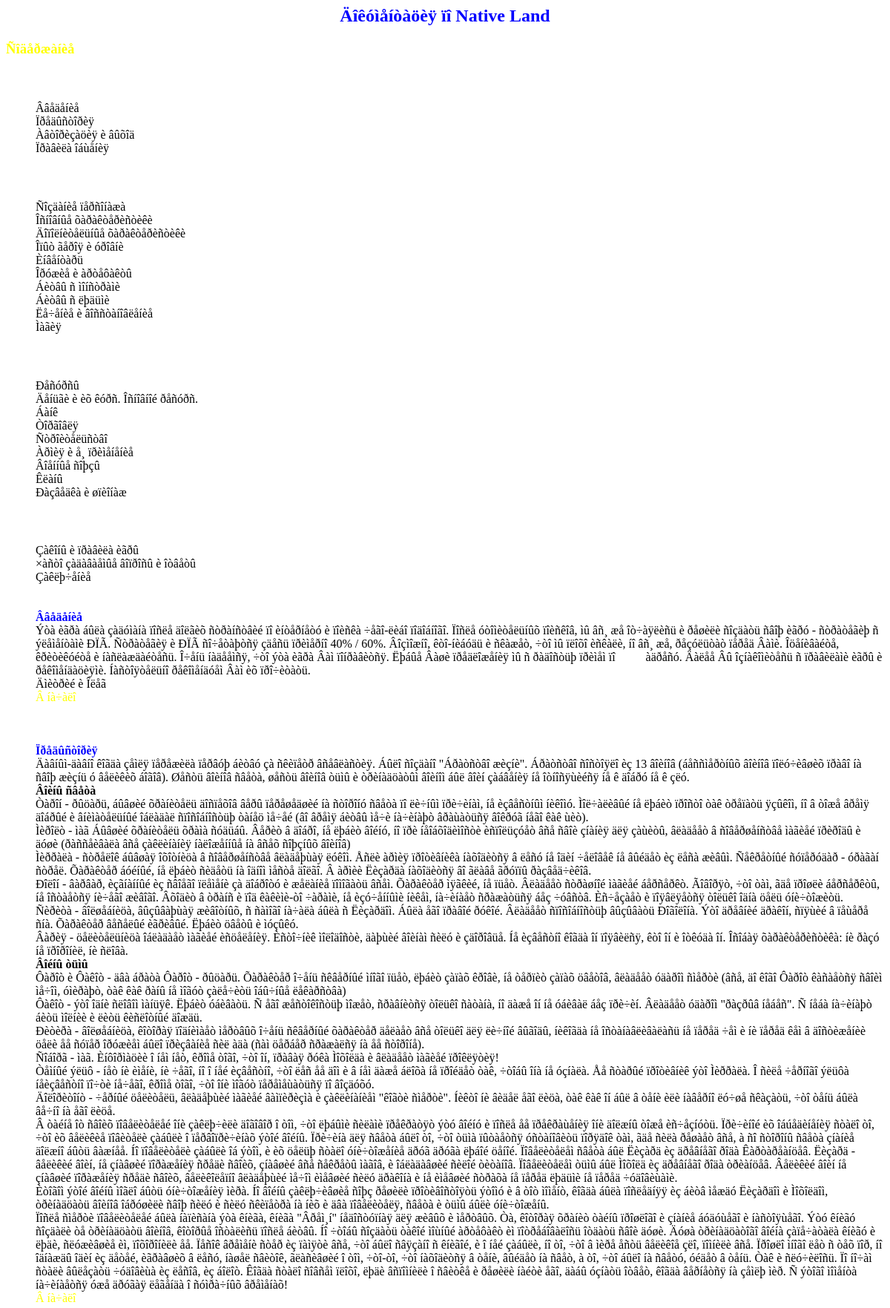
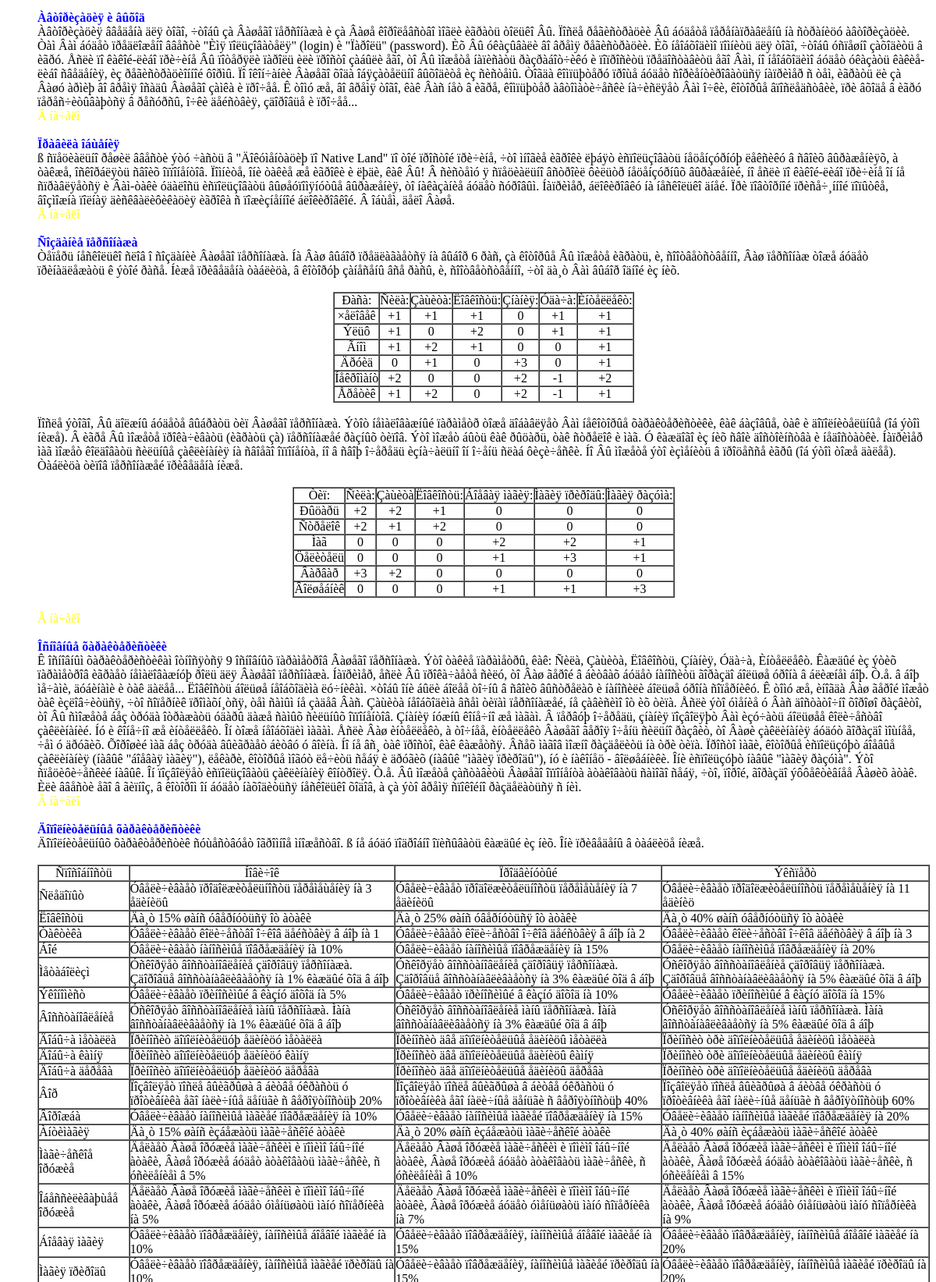
/help.php (upper part), run on the app's committed database (2 pictures, top to bottom).
### tables this page shows
CREATE TABLE additional (
  num text,
  name text,
  effect text,
  level1 text,
  level2 text,
  level3 text,
  img text,
  desc1 text,
  desc2 text,
  desc3 text
) TYPE=MyISAM;

### help.php (the view, shortened to what this page needs)
<link rel='stylesheet' type='text/css' href='docstyle.css'/>
<body background="images/back.jpe">
<center><h2><font color=blue>Äîêóìåíòàöèÿ ïî Native Land</font></h2></center>
<h3><font color=yellow>Ñîäåðæàíèå</font></h3>
<dd><h4><font color=white>Ââîäíàÿ ÷àñòü</font></h4>
<dd><dd><a href="#intro">Ââåäåíèå</a><br>
<dd><dd><a href="#history">Ïðåäûñòîðèÿ</a><br>
<dd><dd><a href="#enter">Àâòîðèçàöèÿ è âûõîä</a><br>
<dd><dd><a href="#rules">Ïðàâèëà îáùåíèÿ</a><br>
<dd><h4><font color=white>Ýëåìåíòû ÐÏÃ. Âàø ïåðñîíàæ</font></h4>
<dd><dd><a href="#create">Ñîçäàíèå ïåðñîíàæà</a><br>
<dd><dd><a href="#main">Îñíîâíûå õàðàêòåðèñòèêè</a><br>
<dd><dd><a href="#add">Äîïîëíèòåëüíûå õàðàêòåðèñòèêè</a><br>
<dd><dd><a href="#expa">Îïûò ãåðîÿ è óðîâíè</a><br>
<dd><dd><a href="#inv">Èíâåíòàðü</a><br>
<dd><dd><a href="#weapons">Îðóæèå è àðòåôàêòû</a><br>
<dd><dd><a href="#battles">Áèòâû ñ ìîíñòðàìè</a><br>
<dd><dd><a href="#vspeople">Áèòâû ñ ëþäüìè</a><br>
<dd><dd><a href="#respawn">Ëå÷åíèå è âîññòàíîâëåíèå</a><br>
<dd><dd><a href="#magic">Ìàãèÿ</a><br>
<dd><h4><font color=white>Ýëåìåíòû ñòðàòåãèè. Âàøå êîðîëåâñòâî</font></h4>
<dd><dd><a href="#resources">Ðåñóðñû</a><br>
<dd><dd><a href="#money">Äåíüãè è èõ êóðñ. Îñíîâíîé ðåñóðñ.</a><br>
<dd><dd><a href="#bank">Áàíê</a><br>
<dd><dd><a href="#trade">Òîðãîâëÿ</a><br>
<dd><dd><a href="#build">Ñòðîèòåëüñòâî</a><br>
<dd><dd><a href="#army">Àðìèÿ è å¸ ïðèìåíåíèå</a><br>
<dd><dd><a href="#unions">Âîåííûå ñîþçû</a><br>
<dd><dd><a href="#clans">Êëàíû</a><br>
<dd><dd><a href="#spy">Ðàçâåäêà è øïèîíàæ</a><br>
<dd><h4><font color=white>Çàâåðøàþùàÿ ÷àñòü</font></h4>
<dd><dd><a href="#mustdo">Çàêîíû è ïðàâèëà èãðû</a><br>
<dd><dd><a href="#faq">×àñòî çàäàâàåìûå âîïðîñû è îòâåòû</a><br>
<dd><dd><a href="#outro">Çàêëþ÷åíèå</a><br>
<br><br>
<A NAME="INTRO"><b><font color=blue>Ââåäåíèå</font></b></A><br>
<dd>Ýòà èãðà áûëà çàäóìàíà ïîñëå äîëãèõ ñòðàíñòâèé ïî èíòåðíåòó è ïîèñêà ÷åãî-ëèáî ïîäîáíîãî. Ïîñëå óòîìèòåëüíûõ ïîèñêîâ, ìû âñ¸ æå îò÷àÿëèñü è ðåøèëè ñîçäàòü ñâîþ èãðó - ñòðàòåãèþ ñ ýëåìåíòàìè ÐÏÃ. Ñòðàòåãèÿ è ÐÏÃ ñî÷åòàþòñÿ çäåñü ïðèìåðíî 40% / 60%. Âîçìîæíî, êòî-íèáóäü è ñêàæåò, ÷òî ìû ïëîõî èñêàëè, íî âñ¸ æå, ðåçóëüòàò ïåðåä Âàìè. Îöåíèâàéòå, êðèòèêóéòå è íàñëàæäàéòåñü. Î÷åíü íàäååìñÿ, ÷òî ýòà èãðà Âàì ïîíðàâèòñÿ. Ëþáûå Âàøè ïðåäëîæåíèÿ ìû ñ ðàäîñòüþ ïðèìåì ïî <a href="mailto:dima_eliseev@users.mns.ru"><font color=white>ýòîìó</font></a> àäðåñó. Äàëåå Âû îçíàêîìèòåñü ñ ïðàâèëàìè èãðû è ðåêîìåíäàöèÿìè. Íàñòîÿòåëüíî ðåêîìåíäóåì Âàì èõ ïðî÷èòàòü.<br><dd><dd><dd><dd><dd><dd><dd><dd><dd><dd><dd><dd>Äìèòðèé è Îëåã<br>
<a href="#begin"><font color=yellow>Â íà÷àëî</font></a><br><br>
<br><br>
<A NAME="HISTORY"><b><font color=blue>Ïðåäûñòîðèÿ</font></b></A><br>
<dd>Äàâíûì-äàâíî êîãäà çåìëÿ ïåðåæèëà ïåðâóþ áèòâó çà ñêèïåòð âñåâëàñòèÿ. Áûëî ñîçäàíî "Áðàòñòâî æèçíè". Áðàòñòâî ñîñòîÿëî èç 13 âîèíîâ (áåññìåðòíûõ âîèíîâ ïîëó÷èâøèõ ïðàâî íà ñâîþ æèçíü ó âåëèêèõ áîãîâ). Øåñòü âîèíîâ ñâåòà, øåñòü âîèíîâ òüìû è òðèíàäöàòûì âîèíîì áûë âîèí çàáâåíèÿ íå îòíîñÿùèéñÿ íå ê äîáðó íå ê çëó.
<br>
<dd><dd><b>Âîèíû ñâåòà</b>
<dd>Òàðîí - ðûöàðü, áûâøèé õðàíèòåëü äîñïåõîâ âåðû ïåðåøåäøèé íà ñòîðîíó ñâåòà ïî ëè÷íûì ïðè÷èíàì, íå èçâåñòíûì íèêîìó. Ìîë÷àëèâûé íå ëþáèò ïðîñòî òàê òðåïàòü ÿçûêîì, íî â òîæå âðåìÿ äîáðûé è âíèìàòåëüíûé îáëàäàë ñïîñîáíîñòüþ òàíåö ìå÷åé (âî âðåìÿ áèòâû ìå÷è íà÷èíàþò âðàùàòüñÿ âîêðóã íåãî êàê ùèò).
<dd>Ìèðîëò - ìàã Áûâøèé õðàíèòåëü õðàìà ñóäüáû. Âåðèò â äîáðî, íå ëþáèò âîéíó, íî ïðè íåîáõîäèìîñòè èñïîëüçóåò âñå ñâîè çíàíèÿ äëÿ çàùèòû, âëàäååò â ñîâåðøåíñòâå ìàãèåé ïðèðîäû è äóøè (ðàññåèâàëà âñå çàêëèíàíèÿ íàëîæåííûå íà âñåõ ñîþçíûõ âîèíîâ)
<dd>Ìèððàëà - ñòðåëîê áûâøàÿ îõîòíèöà â ñîâåðøåíñòâå âëàäåþùàÿ ëóêîì. Åñëè àðìèÿ ïðîòèâíèêà íàõîäèòñÿ â ëåñó íå îäèí ÷åëîâåê íå âûéäåò èç ëåñà æèâûì. Ñåêðåòíûé ñóïåðóäàð - óðàãàí ñòðåë. Õàðàêòåð áóéíûé, íå ëþáèò ñèäåòü íà îäíîì ìåñòå äîëãî. Â àðìèè Ëèçàðäà íàõîäèòñÿ âî ãëàâå ãðóïïû ðàçâåä÷èêîâ.
<dd>Ðîëîí - âàðâàð, èçãíàííûé èç ñâîåãî ïëåìåíè çà äîáðîòó è æåëàíèå ïîìîãàòü âñåì. Õàðàêòåð ìÿãêèé, íå ïüåò. Âëàäååò ñòðàøíîé ìàãèåé áåðñåðêò. Ãîâîðÿò, ÷òî òàì, ãäå ïðîøëè áåðñåðêòû, íå îñòàåòñÿ íè÷åãî æèâîãî. Âõîäèò â òðàíñ è ïîä êàêèìè-òî ÷àðàìè, íå èçó÷åííûìè íèêåì, íà÷èíàåò ñðàæàòüñÿ áåç ÷óâñòâ. Èñ÷åçàåò è ïîÿâëÿåòñÿ òîëüêî îäíà öåëü óíè÷òîæèòü.
<dd>Ñèðèòà - âîëøåáíèöà, âûçûâàþùàÿ æèâîòíûõ, ñ ñàìîãî íà÷àëà áûëà ñ Ëèçàðäîì. Áûëà åãî ïðàâîé ðóêîé. Âëàäååò ñïîñîáíîñòüþ âûçûâàòü Ðîãîëîíà. Ýòî äðåâíèé äðàêîí, ñïÿùèé â ïåùåðå ñíà. Õàðàêòåð âåñåëûé èãðèâûé. Ëþáèò öâåòû è ìóçûêó.
<dd>Âàðèÿ - öåëèòåëüíèöà îáëàäàåò ìàãèåé èñöåëåíèÿ. Èñòî÷íèê ìîëîäîñòè, äàþùèé âîèíàì ñèëó è çäîðîâüå. Íå èçâåñòíî êîãäà îí ïîÿâèëñÿ, êòî îí è îòêóäà îí. Îñîáàÿ õàðàêòåðèñòèêà: íè ðàçó íå ïðîðîíèë, íè ñëîâà.
<br>
<dd><dd><b>Âîéíû òüìû</b>
<dd>Ôàðîò è Ôàêîò - äâà áðàòà Ôàðîò - ðûöàðü. Õàðàêòåð î÷åíü ñêâåðíûé ìíîãî ïüåò, ëþáèò çàïàõ êðîâè, íå òåðïèò çàïàõ öâåòîâ, âëàäååò óäàðîì ñìåðòè (âñå, äî êîãî Ôàðîò êàñàåòñÿ ñâîèì ìå÷îì, óìèðàþò, òàê êàê ðàíû íå ìîãóò çàëå÷èòü îáû÷íûå ëåêàðñòâà)
<dd>Ôàêîò - ýòî îäíè ñëîâîì ìàíüÿê. Ëþáèò óáèâàòü. Ñ åãî æåñòîêîñòüþ ìîæåò, ñðàâíèòñÿ òîëüêî ñàòàíà, íî äàæå îí íå óáèâàë áåç ïðè÷èí. Âëàäååò óäàðîì "ðàçðûâ íåáåñ". Ñ íåáà íà÷èíàþò áèòü ìîëíèè è ëèòü êèñëîòíûé äîæäü.
<dd>Ðèòèðà - âîëøåáíèöà, êîòîðàÿ ïîäíèìàåò ìåðòâûõ î÷åíü ñêâåðíûé õàðàêòåð äåëàåò âñå òîëüêî äëÿ ëè÷íîé âûãîäû, íèêîãäà íå îñòàíàâëèâàëàñü íå ïåðåä ÷åì è íè ïåðåä êåì â äîñòèæåíèè öåëè åå ñóïåð îðóæèåì áûëî ïðèçâàíèå ñèë àäà (ñàì öåðáåð ñðàæàëñÿ íà åå ñòîðîíå).
<dd>Ñîáîðã - ìàã. Èíôîðìàöèè î íåì íåò, êðîìå òîãî, ÷òî îí, ïðàâàÿ ðóêà Ìîõîëäà è âëàäååò ìàãèåé ïðîêëÿòèÿ!
<dd>Òåìíûé ýëüô - íåò íè èìåíè, íè ÷åãî, íî î íåé èçâåñòíî, ÷òî ëåñ åå äîì è â íåì äàæå áëîõà íå ïðîéäåò òàê, ÷òîáû îíà íå óçíàëà. Åå ñòàðûé ïðîòèâíèê ýòî Ìèððàëà. Î ñèëå ÷åðíîãî ýëüôà íåèçâåñòíî ïî÷òè íå÷åãî, êðîìå òîãî, ÷òî îíè ìîãóò ïåðåìåùàòüñÿ ïî âîçäóõó.
<dd>Äîëîðèòîíò - ÷åðíûé öåëèòåëü, âëàäåþùèé ìàãèåé âàìïèðèçìà è çàêëèíàíèåì "êîãòè ñìåðòè". Íèêòî íè âèäåë åãî ëèöà, òàê êàê îí áûë â òåíè èëè íàâåðíî ëó÷øå ñêàçàòü, ÷òî òåíü áûëà âå÷íî íà åãî ëèöå.
<br>
<dd>Â òàéíå îò ñâîèõ ïîâåëèòåëåé îíè çàêëþ÷èëè äîãîâîð î òîì, ÷òî ëþáûìè ñèëàìè ïðåêðàòÿò ýòó âîéíó è ïîñëå åå ïðåêðàùåíèÿ îíè äîëæíû òîæå èñ÷åçíóòü. Ïðè÷èíîé èõ îáúåäèíåíèÿ ñòàëî òî, ÷òî èõ âåëèêèå ïîâèòåëè çàáûëè î ïåðâîïðè÷èíàõ ýòîé âîéíû. Ïðè÷èíà äëÿ ñâåòà áûëî òî, ÷òî òüìà ïûòàåòñÿ óñòàíîâèòü ïîðÿäîê òàì, ãäå ñèëà ðåøàåò âñå, à ñî ñòîðîíû ñâåòà çíàíèå äîëæíî áûòü âàæíåå. Íî ïîâåëèòåëè çàáûëè îá ýòîì, è èõ öåëüþ ñòàëî óíè÷òîæåíèå äðóã äðóãà ëþáîé öåíîé. Ïîâåëèòåëåì ñâåòà áûë Ëèçàðä èç äðåâíåãî ðîäà Êàðòàðåàíöåâ. Ëèçàðä - âåëèêèé âîèí, íå çíàâøèé ïîðàæåíèÿ ñðåäè ñâîèõ, çíàâøèé âñå ñåêðåòû ìàãîâ, è îáëàäàâøèé ñèëîé òèòàíîâ. Ïîâåëèòåëåì òüìû áûë Ìîõîëä èç äðåâíåãî ðîäà òðèàíöåâ. Âåëèêèé âîèí íå çíàâøèé ïîðàæåíèÿ ñðåäè ñâîèõ, âåëèêîëåïíî âëàäåþùèé ìå÷îì èìåâøèé ñèëó äðàêîíà è íå èìåâøèé ñòðàõà íå ïåðåä ëþäüìè íå ïåðåä ÷óäîâèùàìè.
<dd>Èòîãîì ýòîé âîéíû ìîãëî áûòü óíè÷òîæåíèÿ ìèðà. Íî âîéíû çàêëþ÷èâøèå ñîþç ðåøèëè ïðîòèâîñòîÿòü ýòîìó è â òîò ìîìåíò, êîãäà áûëà ïîñëåäíÿÿ èç áèòâ ìåæäó Ëèçàðäîì è Ìîõîëäîì, òðèíàäöàòü âîèíîâ îáðóøèëè ñâîþ ñèëó è ñèëó ñêèïåòðà íà íèõ è äâà ïîâåëèòåëÿ, ñâåòà è òüìû áûëè óíè÷òîæåíû.
<dd>Ïîñëå ñìåðòè ïîâåëèòåëåé áûëà íàïèñàíà ýòà êíèãà, êíèãà "Âðåì¸í" íåäîñòóïíàÿ äëÿ æèâûõ è ìåðòâûõ. Òà, êîòîðàÿ õðàíèò òàéíû ïðîøëîãî è çíàíèå áóäóùåãî è íàñòîÿùåãî. Ýòó êíèãó ñîçäàëè òå òðèíàäöàòü âîèíîâ, êîòîðûå îñòàëèñü ïîñëå áèòâû. Íî ÷òîáû ñîçäàòü òàêîé ìîùíûé àðòåôàêò èì ïîòðåáîâàëîñü îòäàòü ñâîè äóøè. Äóøà òðèíàäöàòîãî âîéíà çàïå÷àòàëà êíèãó è ëþäè, ñëóæèâøèå èì, ïîõîðîíèëè åå. Ïåñîê âðåìåíè ñòåð èç ïàìÿòè âñå, ÷òî áûëî ñâÿçàíî ñ êíèãîé, è î íåé çàáûëè, íî òî, ÷òî â ìèðå åñòü âåëèêîå çëî, ïîìíèëè âñå. Ïðîøëî ìíîãî ëåò ñ òåõ ïîð, íî îäíàæäû îäèí èç äåòåé, èãðàâøèõ â ëåñó, íàøåë ñâèòîê, ãëàñèâøèé î òîì, ÷òî-òî, ÷òî íàõîäèòñÿ â òåíè, âûéäåò íà ñâåò, à òî, ÷òî áûëî íà ñâåòó, óéäåò â òåíü. Òàê è ñëó÷èëîñü. Ïî íî÷àì ñòàëè âûëåçàòü ÷óäîâèùà èç ëåñîâ, èç áîëîò. Êîãäà ñòàëî ñîâñåì ïëîõî, ëþäè âñïîìíèëè î ñâèòêå è ðåøèëè íàéòè åãî, äàáû óçíàòü îòâåò, êîãäà âåðíåòñÿ íà çåìëþ ìèð. Ñ ýòîãî ìîìåíòà íà÷èíàåòñÿ óæå äðóãàÿ ëåãåíäà î ñóìðà÷íûõ âðåìåíàõ!<br>
<a href="#begin"><font color=yellow>Â íà÷àëî</font></a><br><br>
<A NAME="ENTER"><b><font color=blue>Àâòîðèçàöèÿ è âûõîä</font></b></A><br>
<dd>Àâòîðèçàöèÿ ââåäåíà äëÿ òîãî, ÷òîáû çà Âàøåãî ïåðñîíàæà è çà Âàøå êîðîëåâñòâî ìîãëè èãðàòü òîëüêî Âû. Ïîñëå ðåãèñòðàöèè Âû áóäåòå ïåðåíàïðàâëåíû íà ñòðàíèöó àâòîðèçàöèè. Òàì Âàì áóäåò ïðåäëîæåíî ââåñòè "Èìÿ ïîëüçîâàòåëÿ" (login) è "Ïàðîëü" (password). Èõ Âû óêàçûâàëè âî âðåìÿ ðåãèñòðàöèè. Èõ íåîáõîäèìî ïîìíèòü äëÿ òîãî, ÷òîáû óñïåøíî çàõîäèòü â èãðó. Åñëè ïî êàêîé-ëèáî ïðè÷èíå Âû ïîòåðÿëè ïàðîëü èëè ïðîñòî çàáûëè åãî, òî Âû ìîæåòå íàïèñàòü ðàçðàáîò÷èêó è ïîïðîñèòü ïðåäîñòàâèòü åãî Âàì, íî íåîáõîäèìî áóäåò óêàçàòü êàêèå-ëèáî ñâåäåíèÿ, èç ðåãèñòðàöèîííîé ôîðìû. Ïî îêîí÷àíèè Âàøåãî õîäà îáÿçàòåëüíî âûõîäèòå èç ñèñòåìû. Òîãäà êîìïüþòåðó ïðîùå áóäåò ñîðèåíòèðîâàòüñÿ íàïðèìåð ñ òåì, èãðàòü ëè çà Âàøó àðìèþ âî âðåìÿ îñàäû Âàøåãî çàìêà è ïðî÷åå. Ê òîìó æå, âî âðåìÿ òîãî, êàê Âàñ íåò â èãðå, êîìïüþòåð àâòîìàòè÷åñêè íà÷èñëÿåò Âàì î÷êè, êîòîðûå âïîñëåäñòâèè, ïðè âõîäå â èãðó ïåðåñ÷èòûâàþòñÿ â ðåñóðñû, î÷êè äåéñòâèÿ, çäîðîâüå è ïðî÷åå...<br>
<a href="#begin"><font color=yellow>Â íà÷àëî</font></a><br><br>
<A NAME="RULES"><b><font color=blue>Ïðàâèëà îáùåíèÿ</font></b></A><br>
<dd>ß ñïåöèàëüíî ðåøèë ââåñòè ýòó ÷àñòü â "Äîêóìåíòàöèþ ïî Native Land" ïî òîé ïðîñòîé ïðè÷èíå, ÷òî ìíîãèå èãðîêè ëþáÿò èñïîëüçîâàòü íåöåíçóðíóþ ëåêñèêó â ñâîèõ âûðàæåíèÿõ, à òàêæå, îñêîðáëÿòü ñâîèõ îïïîíåíòîâ. Ïîìíèòå, îíè òàêèå æå èãðîêè è ëþäè, êàê Âû! Â ñèñòåìó ÿ ñïåöèàëüíî âñòðîèë ôèëüòð íåöåíçóðíûõ âûðàæåíèé, íî åñëè ïî êàêîé-ëèáî ïðè÷èíå îí íå ñïðàâëÿåòñÿ è Âàì-òàêè óäàëîñü èñïîëüçîâàòü âûøåóïîìÿíóòûå âûðàæåíèÿ, òî íàêàçàíèå áóäåò ñóðîâûì. Íàïðèìåð, áëîêèðîâêó íà íåñêîëüêî äíåé. Ïðè ïîâòîðíîé ïðèñå÷¸ííîé ïîïûòêå, âîçìîæíà ïîëíàÿ äèñêâàëèôèêàöèÿ èãðîêà ñ ïîæèçíåííîé áëîêèðîâêîé. Â îáùåì, äåëî Âàøå.<br>
<a href="#begin"><font color=yellow>Â íà÷àëî</font></a><br><br>
<A NAME="CREATE"><b><font color=blue>Ñîçäàíèå ïåðñîíàæà</font></b></A><br>
<dd>Òåïåðü íåñêîëüêî ñëîâ î ñîçäàíèè Âàøåãî ïåðñîíàæà. Íà Âàø âûáîð ïðåäëàãàåòñÿ íà âûáîð 6 ðàñ, çà êîòîðûå Âû ìîæåòå èãðàòü, è, ñîîòâåòñòâåííî, Âàø ïåðñîíàæ òîæå áóäåò ïðèíàäëåæàòü ê ýòîé ðàñå. Íèæå ïðèâåäåíà òàáëèöà, â êîòîðóþ çàíåñåíû âñå ðàñû, è, ñîîòâåòñòâåííî, ÷òî äà¸ò Âàì âûáîð îäíîé èç íèõ.<br><br>
	<center><table border=1 CELLSPACING=0 CELLPADDING=0>
	<tr><td align=center>Ðàñà:</td><td>Ñèëà:</td><td>Çàùèòà:</td><td>Ëîâêîñòü:</td><td>Çíàíèÿ:</td><td>Óäà÷à:</td><td>Èíòåëëåêò:</td></tr>
	<tr><td align=center>×åëîâåê</td><td align=center>+1</td><td align=center>+1</td><td align=center>+1</td><td align=center>0</td><td align=center>+1</td><td align=center>+1</td></tr>
    <tr><td align=center>Ýëüô</td><td align=center>+1</td><td align=center>0</td><td align=center>+2</td><td align=center>0</td><td align=center>+1</td><td align=center>+1</td></tr>
    <tr><td align=center>Ãíîì</td><td align=center>+1</td><td align=center>+2</td><td align=center>+1</td><td align=center>0</td><td align=center>0</td><td align=center>+1</td></tr>
    <tr><td align=center>Äðóèä</td><td align=center>0</td><td align=center>+1</td><td align=center>0</td><td align=center>+3</td><td align=center>0</td><td align=center>+1</td></tr>
    <tr><td align=center>Íåêðîìàíò</td><td align=center>+2</td><td align=center>0</td><td align=center>0</td><td align=center>+2</td><td align=center>-1</td><td align=center>+2</td></tr>
    <tr><td align=center>Åðåòèê</td><td align=center>+1</td><td align=center>+2</td><td align=center>0</td><td align=center>+2</td><td align=center>-1</td><td align=center>+1</td></tr>
	</table></center><br>
Ïîñëå ýòîãî, Âû äîëæíû áóäåòå âûáðàòü òèï Âàøåãî ïåðñîíàæà. Ýòîò íåìàëîâàæíûé ïàðàìåòð òîæå äîáàâëÿåò Âàì íåêîòîðûå õàðàêòåðèñòèêè, êàê áàçîâûå, òàê è äîïîëíèòåëüíûå (îá ýòîì íèæå). Â èãðå Âû ìîæåòå ïðîêà÷èâàòü (èãðàòü çà) ïåðñîíàæåé ðàçíûõ òèïîâ. Ýòî ìîæåò áûòü êàê ðûöàðü, òàê ñòðåëîê è ìàã. Ó êàæäîãî èç íèõ ñâîè äîñòîèíñòâà è íåäîñòàòêè. Íàïðèìåð ìàã ìîæåò êîëäîâàòü ñèëüíûå çàêëèíàíèÿ íà ñâîåãî îïïîíåíòà, íî â ñâîþ î÷åðåäü èçíà÷àëüíî îí î÷åíü ñëàá ôèçè÷åñêè. Íî Âû ìîæåòå ýòî èçìåíèòü â ïðîöåññå èãðû (îá ýòîì òîæå äàëåå). Òàáëèöà òèïîâ ïåðñîíàæåé ïðèâåäåíà íèæå.<br><br>
	<center><table border=1 CELLSPACING=0 CELLPADDING=0>
	<tr><td align=center>Òèï:</td><td>Ñèëà:</td><td>Çàùèòà</td><td>Ëîâêîñòü:</td><td>Áîåâàÿ ìàãèÿ:</td><td>Ìàãèÿ ïðèðîäû:</td><td>Ìàãèÿ ðàçóìà:</td></tr>
	<tr><td align=center>Ðûöàðü</td><td align=center>+2</td><td align=center>+2</td><td align=center>+1</td><td align=center>0</td><td align=center>0</td><td align=center>0</td></tr>
    <tr><td align=center>Ñòðåëîê</td><td align=center>+2</td><td align=center>+1</td><td align=center>+2</td><td align=center>0</td><td align=center>0</td><td align=center>0</td></tr>
    <tr><td align=center>Ìàã</td><td align=center>0</td><td align=center>0</td><td align=center>0</td><td align=center>+2</td><td align=center>+2</td><td align=center>+1</td></tr>
    <tr><td align=center>Öåëèòåëü</td><td align=center>0</td><td align=center>0</td><td align=center>0</td><td align=center>+1</td><td align=center>+3</td><td align=center>+1</td></tr>
    <tr><td align=center>Âàðâàð</td><td align=center>+3</td><td align=center>+2</td><td align=center>0</td><td align=center>0</td><td align=center>0</td><td align=center>0</td></tr>
    <tr><td align=center>Âîëøåáíèê</td><td align=center>0</td><td align=center>0</td><td align=center>0</td><td align=center>+1</td><td align=center>+1</td><td align=center>+3</td></tr>
	</table></center><br>
<a href="#begin"><font color=yellow>Â íà÷àëî</font></a><br><br>
<A NAME="MAIN"><b><font color=blue>Îñíîâíûå õàðàêòåðèñòèêè</font></b></A><br>
<dd>Ê îñíîâíûì õàðàêòåðèñòèêàì îòíîñÿòñÿ 9 îñíîâíûõ ïàðàìåòðîâ Âàøåãî ïåðñîíàæà. Ýòî òàêèå ïàðàìåòðû, êàê: Ñèëà, Çàùèòà, Ëîâêîñòü, Çíàíèÿ, Óäà÷à, Èíòåëëåêò. Êàæäûé èç ýòèõ ïàðàìåòðîâ èãðàåò íåìàëîâàæíóþ ðîëü äëÿ Âàøåãî ïåðñîíàæà. Íàïðèìåð, åñëè Âû ïðîêà÷àåòå ñèëó, òî Âàø ãåðîé â áèòâàõ áóäåò íàíîñèòü ãîðàçäî áîëüøå óðîíà â áëèæíåì áîþ. Ò.å. â áîþ ìå÷àìè, äóáèíàìè è òàê äàëåå... Ëîâêîñòü áîëüøå íåîáõîäèìà ëó÷íèêàì. ×òîáû îíè áûëè áîëåå òî÷íû â ñâîèõ âûñòðåëàõ è íàíîñèëè áîëüøå óðîíà ñîïåðíèêó. Ê òîìó æå, èíîãäà Âàø ãåðîé ìîæåò òàê èçëîâ÷èòüñÿ, ÷òî ñîïåðíèê ïðîìàõí¸òñÿ, òåì ñàìûì íå çàäåâ Âàñ. Çàùèòà íåîáõîäèìà âñåì òèïàì ïåðñîíàæåé, íå çàâèñèìî îò èõ òèïà. Åñëè ýòî óìåíèå ó Âàñ äîñòàòî÷íî õîðîøî ðàçâèòî, òî Âû ñìîæåòå áåç òðóäà îòðàæàòü óäàðû äàæå ñàìûõ ñèëüíûõ îïïîíåíòîâ. Çíàíèÿ íóæíû êîíå÷íî æå ìàãàì. Â ïåðâóþ î÷åðåäü, çíàíèÿ ïîçâîëÿþò Âàì èçó÷àòü áîëüøåå êîëè÷åñòâî çàêëèíàíèé. Íó è êîíå÷íî æå èíòåëëåêò. Îí òîæå íåîáõîäèì ìàãàì. Åñëè Âàø èíòåëëåêò, à òî÷íåå, èíòåëëåêò Âàøåãî ãåðîÿ î÷åíü ñèëüíî ðàçâèò, òî Âàøè çàêëèíàíèÿ áóäóò ãîðàçäî ìîùíåå, ÷åì ó äðóãèõ. Õîðîøèé ìàã áåç òðóäà âûèãðàåò áèòâó ó âîèíà. Íî íå âñ¸ òàê ïðîñòî, êàê êàæåòñÿ. Âñåõ ìàãîâ ìîæíî ðàçäåëèòü íà òðè òèïà. Ïðîñòî ìàãè, êîòîðûå èñïîëüçóþò áîåâûå çàêëèíàíèÿ (íàâûê "áîåâàÿ ìàãèÿ"), ëåêàðè, êîòîðûå ìîãóò ëå÷èòü ñåáÿ è äðóãèõ (íàâûê "ìàãèÿ ïðèðîäû"), íó è íàêîíåö - âîëøåáíèêè. Îíè èñïîëüçóþò íàâûê "ìàãèÿ ðàçóìà". Ýòî ñïåöèôè÷åñêèé íàâûê. Îí ïîçâîëÿåò èñïîëüçîâàòü çàêëèíàíèÿ êîíòðîëÿ. Ò.å. Âû ìîæåòå çàñòàâèòü Âàøåãî îïïîíåíòà àòàêîâàòü ñàìîãî ñåáÿ, ÷òî, ïîðîé, ãîðàçäî ýôôåêòèâíåå Âàøèõ àòàê. Èëè ââåñòè åãî â ãèïíîç, â êîòîðîì îí áóäåò íàõîäèòüñÿ íåñêîëüêî õîäîâ, à çà ýòî âðåìÿ ñïîêîéíî ðàçäåëàòüñÿ ñ íèì.<br>
<a href="#begin"><font color=yellow>Â íà÷àëî</font></a><br><br>
<A NAME="ADD"><b><font color=blue>Äîïîëíèòåëüíûå õàðàêòåðèñòèêè</font></b></A><br>
<dd>Äîïîëíèòåëüíûõ õàðàêòåðèñòèê ñóùåñòâóåò îãðîìíîå ìíîæåñòâî. ß íå áóäó ïîäðîáíî îïèñûâàòü êàæäûé èç íèõ. Îíè ïðèâåäåíû â òàáëèöå íèæå.<br><br>
<?
  echo("<center><table border=1 CELLSPACING=0 CELLPADDING=0>");
  echo("<tr><td align=center>Ñïîñîáíîñòü</td><td align=center>Íîâè÷îê</td><td align=center>Ïðîäâèíóòûé</td><td align=center>Ýêñïåðò</td></tr>");
	$ath = mysql_query("select * from additional;");
	if ($ath)
	{
		while ($rw = mysql_fetch_row($ath))
      echo("<tr><td>".$rw[1]."</td><td>".$rw[7]."</td><td>".$rw[8]."</td><td>".$rw[9]."</td></tr>");
	}
  echo("</table></center>");
?>
<a href="#begin"><font color=yellow>Â íà÷àëî</font></a><br><br>
<A NAME="EXPA"><b><font color=blue>Îïûò ãåðîÿ è óðîâíè</font></b></A><br>

### docstyle.css (style rules this page uses)
body { color:black; }
a { color:black; font-family: Times, "Times New Roman", serif; }
a:link { color:black; text-decoration: none; font-family: Times, "Times New Roman", serif; }

### data on the page
additional: name "Ñëåäîïûò", desc1 "Óâåëè÷èâàåò ïðîäîëæèòåëüíîñòü ïåðåìåùåíèÿ íà 3 åäèíèöû", desc2 "Óâåëè÷èâàåò ïðîäîëæèòåëüíîñòü ïåðåìåùåíèÿ íà 7 åäèíèöû", desc3 "Óâåëè÷èâàåò ïðîäîëæèòåëüíîñòü ïåðåìåùåíèÿ íà 11 åäèíèö"
additional: name "Ëîâêîñòü", desc1 "Äà¸ò 15% øàíñ óâåðíóòüñÿ îò àòàêè", desc2 "Äà¸ò 25% øàíñ óâåðíóòüñÿ îò àòàêè", desc3 "Äà¸ò 40% øàíñ óâåðíóòüñÿ îò àòàêè"
additional: name "Òàêòèêà", desc1 "Óâåëè÷èâàåò êîëè÷åñòâî î÷êîâ äåéñòâèÿ â áîþ íà 1", desc2 "Óâåëè÷èâàåò êîëè÷åñòâî î÷êîâ äåéñòâèÿ â áîþ íà 2", desc3 "Óâåëè÷èâàåò êîëè÷åñòâî î÷êîâ äåéñòâèÿ â áîþ íà 3"
additional: name "Áîé", desc1 "Óâåëè÷èâàåò íàíîñèìûå ïîâðåæäåíèÿ íà 10%", desc2 "Óâåëè÷èâàåò íàíîñèìûå ïîâðåæäåíèÿ íà 15%", desc3 "Óâåëè÷èâàåò íàíîñèìûå ïîâðåæäåíèÿ íà 20%"
additional: name "Ìåòàáîëèçì", desc1 "Óñêîðÿåò âîññòàíîâëåíèå çäîðîâüÿ ïåðñîíàæà. Çäîðîâüå âîññòàíàâëèâàåòñÿ íà 1% êàæäûé õîä â áîþ", desc2 "Óñêîðÿåò âîññòàíîâëåíèå çäîðîâüÿ ïåðñîíàæà. Çäîðîâüå âîññòàíàâëèâàåòñÿ íà 3% êàæäûé õîä â áîþ", desc3 "Óñêîðÿåò âîññòàíîâëåíèå çäîðîâüÿ ïåðñîíàæà. Çäîðîâüå âîññòàíàâëèâàåòñÿ íà 5% êàæäûé õîä â áîþ"
additional: name "Ýêîíîìèñò", desc1 "Óâåëè÷èâàåò ïðèíîñèìûé â êàçíó äîõîä íà 5%", desc2 "Óâåëè÷èâàåò ïðèíîñèìûé â êàçíó äîõîä íà 10%", desc3 "Óâåëè÷èâàåò ïðèíîñèìûé â êàçíó äîõîä íà 15%"
additional: name "Âîññòàíîâëåíèå", desc1 "Óñêîðÿåò âîññòàíîâëåíèå ìàíû ïåðñîíàæà. Ìàíà âîññòàíàâëèâàåòñÿ íà 1% êàæäûé õîä â áîþ", desc2 "Óñêîðÿåò âîññòàíîâëåíèå ìàíû ïåðñîíàæà. Ìàíà âîññòàíàâëèâàåòñÿ íà 3% êàæäûé õîä â áîþ", desc3 "Óñêîðÿåò âîññòàíîâëåíèå ìàíû ïåðñîíàæà. Ìàíà âîññòàíàâëèâàåòñÿ íà 5% êàæäûé õîä â áîþ"
additional: name "Äîáû÷à ìåòàëëà", desc1 "Ïðèíîñèò äîïîëíèòåëüóþ åäèíèöó ìåòàëëà", desc2 "Ïðèíîñèò äâå äîïîëíèòåëüûå åäèíèöû ìåòàëëà", desc3 "Ïðèíîñèò òðè äîïîëíèòåëüûå åäèíèöû ìåòàëëà"
additional: name "Äîáû÷à êàìíÿ", desc1 "Ïðèíîñèò äîïîëíèòåëüóþ åäèíèöó êàìíÿ", desc2 "Ïðèíîñèò äâå äîïîëíèòåëüûå åäèíèöû êàìíÿ", desc3 "Ïðèíîñèò òðè äîïîëíèòåëüûå åäèíèöû êàìíÿ"
additional: name "Äîáû÷à äåðåâà", desc1 "Ïðèíîñèò äîïîëíèòåëüóþ åäèíèöó äåðåâà", desc2 "Ïðèíîñèò äâå äîïîëíèòåëüûå åäèíèöû äåðåâà", desc3 "Ïðèíîñèò òðè äîïîëíèòåëüûå åäèíèöû äåðåâà"
additional: name "Âîð", desc1 "Ïîçâîëÿåò ïîñëå âûèãðûøà â áèòâå óêðàñòü ó ïðîòèâíèêà åãî íàëè÷íûå äåíüãè ñ âåðîÿòíîñòüþ 20%", desc2 "Ïîçâîëÿåò ïîñëå âûèãðûøà â áèòâå óêðàñòü ó ïðîòèâíèêà åãî íàëè÷íûå äåíüãè ñ âåðîÿòíîñòüþ 40%", desc3 "Ïîçâîëÿåò ïîñëå âûèãðûøà â áèòâå óêðàñòü ó ïðîòèâíèêà åãî íàëè÷íûå äåíüãè ñ âåðîÿòíîñòüþ 60%"
additional: name "Âîðîæáà", desc1 "Óâåëè÷èâàåò íàíîñèìûå ìàãèåé ïîâðåæäåíèÿ íà 10%", desc2 "Óâåëè÷èâàåò íàíîñèìûå ìàãèåé ïîâðåæäåíèÿ íà 15%", desc3 "Óâåëè÷èâàåò íàíîñèìûå ìàãèåé ïîâðåæäåíèÿ íà 20%"
additional: name "Àíòèìàãèÿ", desc1 "Äà¸ò 15% øàíñ èçáåæàòü ìàãè÷åñêîé àòàêè", desc2 "Äà¸ò 20% øàíñ èçáåæàòü ìàãè÷åñêîé àòàêè", desc3 "Äà¸ò 40% øàíñ èçáåæàòü ìàãè÷åñêîé àòàêè"
additional: name "Ìàãè÷åñêîå îðóæèå", desc1 "Äåëàåò Âàøå îðóæèå ìàãè÷åñêèì è ïîìèìî îáû÷íîé àòàêè, Âàøå îðóæèå áóäåò àòàêîâàòü ìàãè÷åñêè, ñ óñèëåíèåì â 5%", desc2 "Äåëàåò Âàøå îðóæèå ìàãè÷åñêèì è ïîìèìî îáû÷íîé àòàêè, Âàøå îðóæèå áóäåò àòàêîâàòü ìàãè÷åñêè, ñ óñèëåíèåì â 10%", desc3 "Äåëàåò Âàøå îðóæèå ìàãè÷åñêèì è ïîìèìî îáû÷íîé àòàêè, Âàøå îðóæèå áóäåò àòàêîâàòü ìàãè÷åñêè, ñ óñèëåíèåì â 15%"
additional: name "Îáåññèëèâàþùåå îðóæèå", desc1 "Äåëàåò Âàøå îðóæèå ìàãè÷åñêèì è ïîìèìî îáû÷íîé àòàêè, Âàøå îðóæèå áóäåò óìåíüøàòü ìàíó ñîïåðíèêà íà 5%", desc2 "Äåëàåò Âàøå îðóæèå ìàãè÷åñêèì è ïîìèìî îáû÷íîé àòàêè, Âàøå îðóæèå áóäåò óìåíüøàòü ìàíó ñîïåðíèêà íà 7%", desc3 "Äåëàåò Âàøå îðóæèå ìàãè÷åñêèì è ïîìèìî îáû÷íîé àòàêè, Âàøå îðóæèå áóäåò óìåíüøàòü ìàíó ñîïåðíèêà íà 9%"
additional: name "Áîåâàÿ ìàãèÿ", desc1 "Óâåëè÷èâàåò ïîâðåæäåíèÿ, íàíîñèìûå áîåâîé ìàãèåé íà 10%", desc2 "Óâåëè÷èâàåò ïîâðåæäåíèÿ, íàíîñèìûå áîåâîé ìàãèåé íà 15%", desc3 "Óâåëè÷èâàåò ïîâðåæäåíèÿ, íàíîñèìûå áîåâîé ìàãèåé íà 20%"
additional: name "Ìàãèÿ ïðèðîäû"
